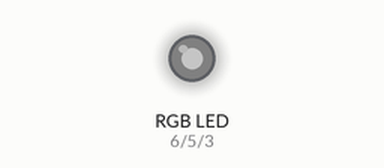
Recording of a sketch running on a simulated Arduino Uno, built with avr-gcc and run on an emulated ATmega328P. On the bench: an RGB LED mixed from three pins (HIGH = lit). Dim RGB values are drawn brighter than linear.

Above: at 0.05 s.
At 1.15 s:
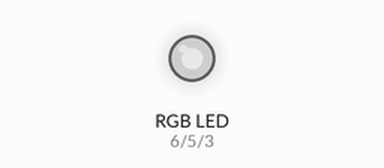
At 2.25 s:
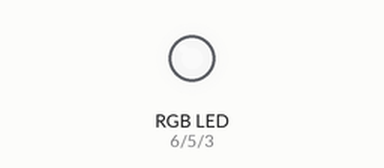
At 3.35 s:
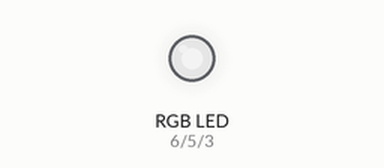
At 4.5 s:
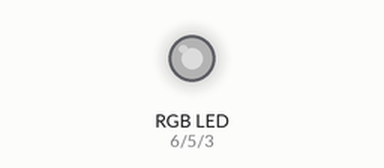
Timing chart, 0 to 6.6 s (numbered marks = the images above):
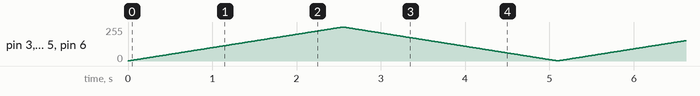

The sketch:

WhitePulse.ino
```cpp
// Define Pins
#define BLUE 3
#define GREEN 5
#define RED 6
#define delayTime 10

void setup() {
    pinMode(RED, OUTPUT);
    pinMode(GREEN, OUTPUT);
    pinMode(BLUE, OUTPUT);
    digitalWrite(RED, LOW);
    digitalWrite(GREEN, LOW);
    digitalWrite(BLUE, LOW);
}

void loop() {
    for(int i = 1; i < 255; i++) {
        analogWrite(RED, i);
        analogWrite(GREEN, i);
        analogWrite(BLUE, i);
        delay(delayTime);
    }
    for(int i = 255; i > 1; i--) {
        analogWrite(RED, i);
        analogWrite(GREEN, i);
        analogWrite(BLUE, i);
        delay(delayTime);
    }
}
```
